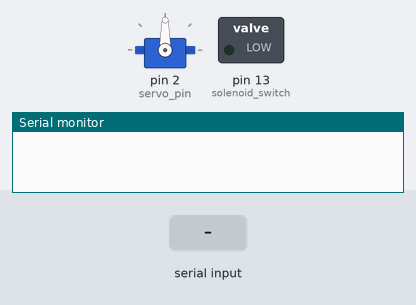
Simulated run of this sketch. Board: Arduino Uno, built with avr-gcc and run on an emulated ATmega328P. Shown: servo, switched loads named in the sketch (green lamp = pin HIGH), the last lines printed to the serial monitor. Dashed ring = blinking. Inputs (shaded band) come from the test bench.

Above: at 1.2 s.
1.3 s: "90 45 200\n" received over Serial
At 2.7 s:
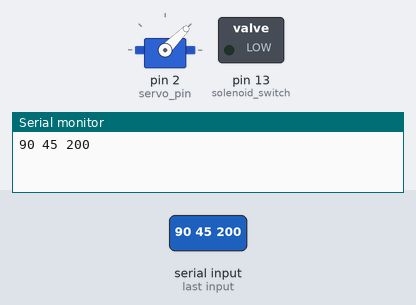
At 3.12 s:
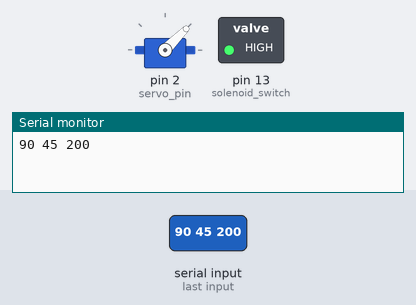
Timing chart, 0 to 10.3 s (numbered marks = the images above; inputs shaded):
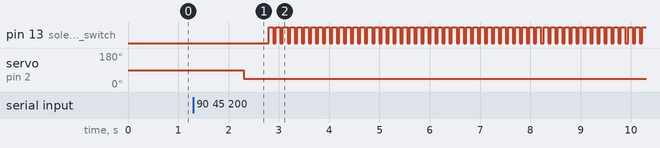

Measured:
- after the input at 1.3 s, pin 13 (solenoid_switch): alternates HIGH for 0.09 s and LOW for 0.05 s, starting after 1.5 s; servo on pin 2 (servo_pin): 90° → 45° after 1.0 s

The sketch:

manual_pos_tapping.ino
```cpp
#include <Servo.h>

Servo head_rotate;

//Pin assignments
int solenoid_switch = 13; //solenoid control signal pin
int servo_pin = 2; //servo control signal pin

//operating variables
int impact_time;
int head_pos;
int repeats;

void setup() {
  pinMode(solenoid_switch, OUTPUT);
  Serial.begin(115200);
  head_rotate.attach(servo_pin);
}

void loop() {
  if (Serial.available()){
    String input = Serial.readString();
    Serial.println(input);
    sscanf(input.c_str(), "%d %d %d", &impact_time, &head_pos, &repeats);
    if (head_pos != -1){
     head_rotate.write(head_pos);
    }
    delay(500);
    for (int i = 0; i < repeats; i++){
      digitalWrite(solenoid_switch, HIGH);
      delay(impact_time);
      digitalWrite(solenoid_switch, LOW);
      delay(50); //hard-coded value to allow for sample ring-down between strikes
    }
  }
}
```
